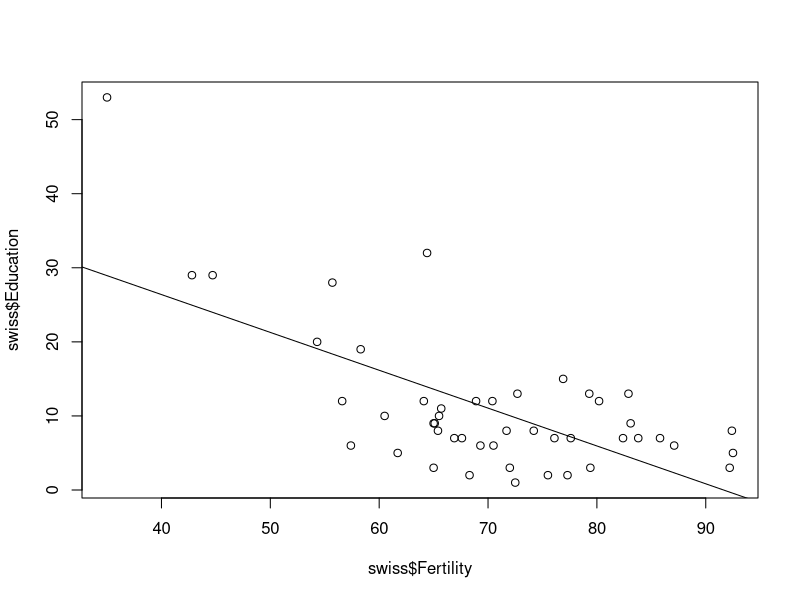
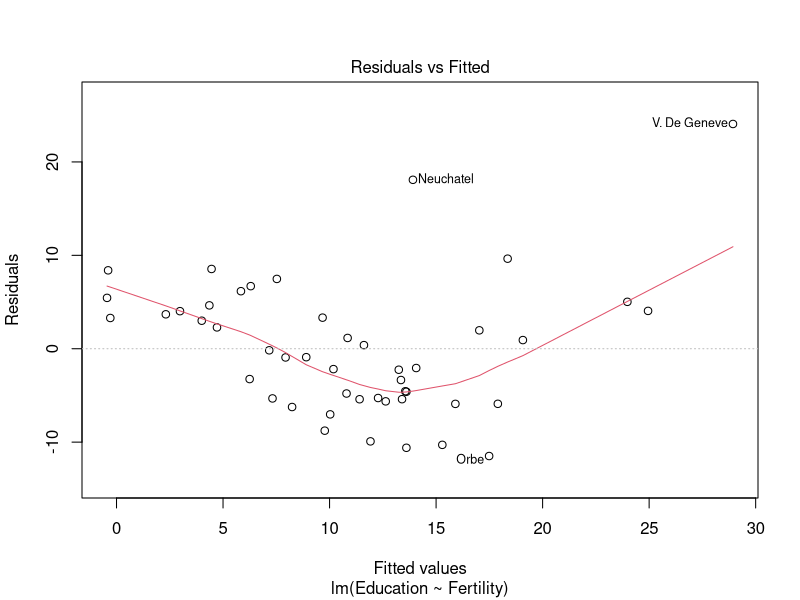
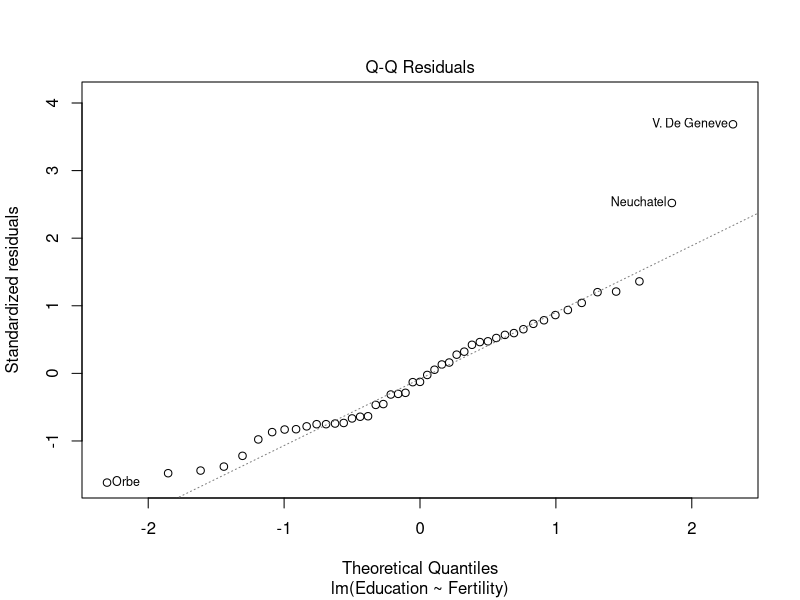
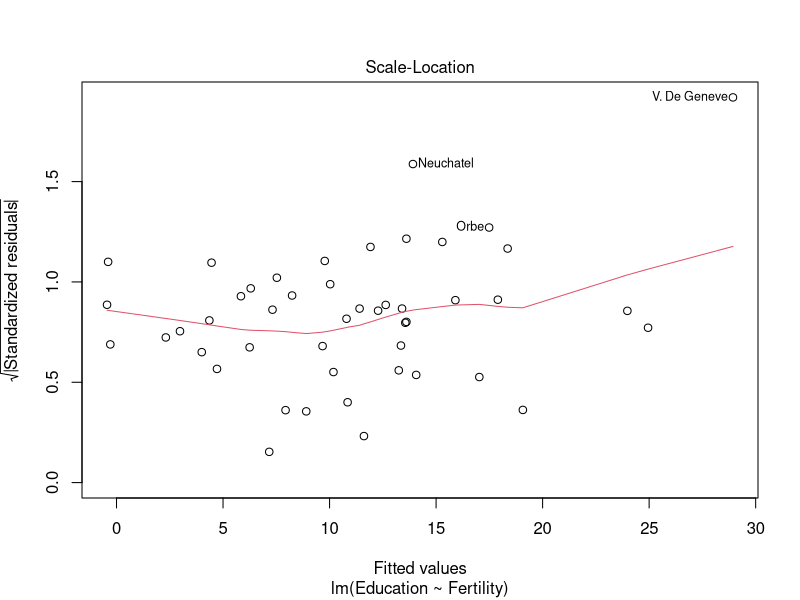
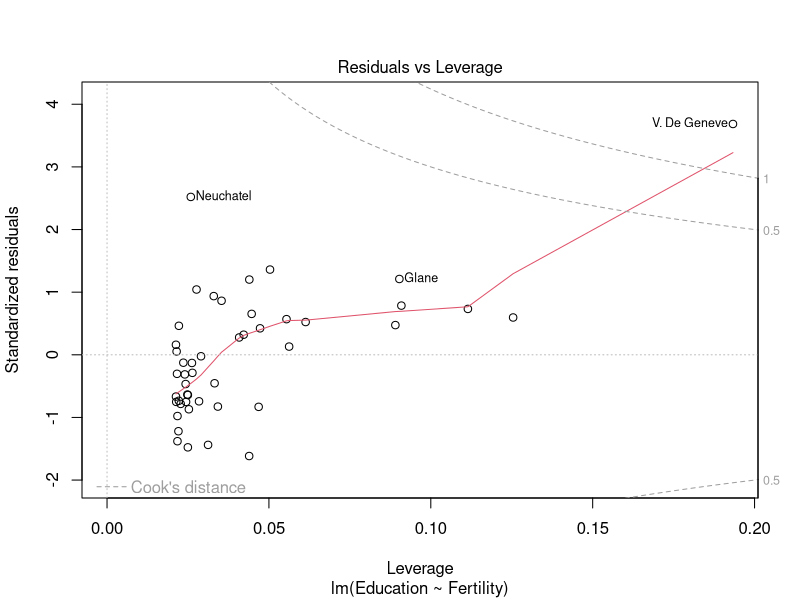
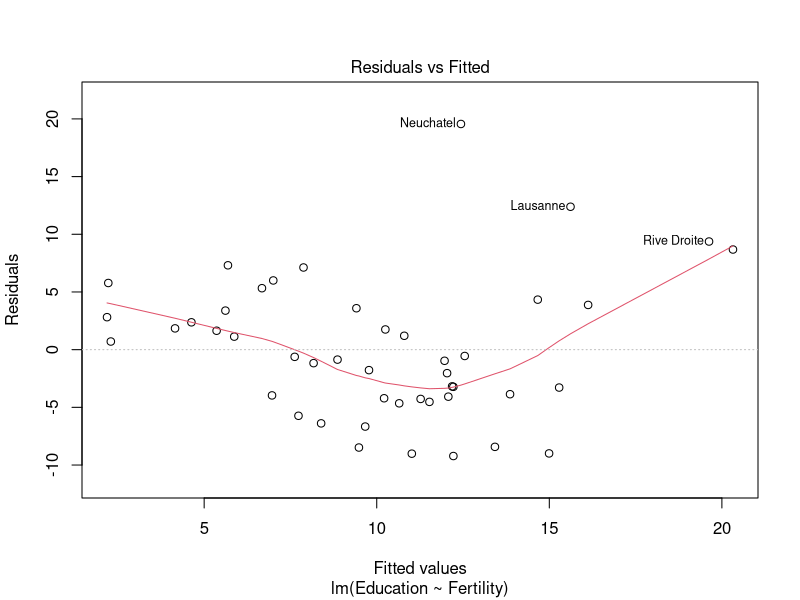
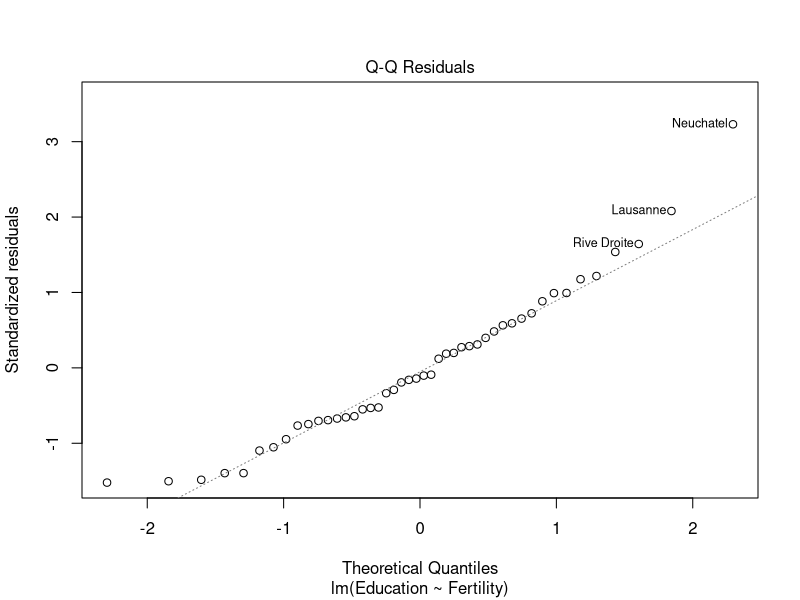
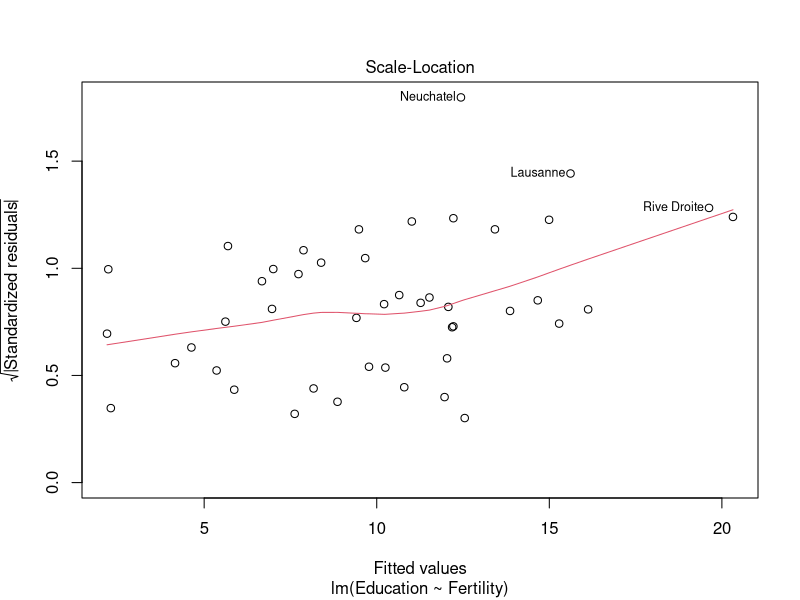

These figures' R source, in order:
## ---- chunk 1
library(tidyverse)
library(knitr)
library(car)
library(utils)
## ---- chunk 2
plot(swiss$Fertility, swiss$Education)
abline(lm(swiss$Education ~ swiss$Fertility))
## ---- chunk 3
lmswiss<-lm(Education~Fertility, data = swiss)
summary(lmswiss)
## ---- chunk 4
plot(lmswiss)
## ---- chunk 5
df <- swiss[-45,]
## ---- chunk 6
new_mod <- lm(Education~Fertility, data = df)
summary(new_mod)
## ---- chunk 7
plot(new_mod)
